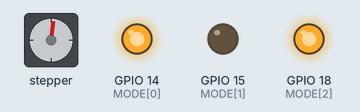
Simulated run of this program. Board: Raspberry Pi (BCM pin numbers). On the bench: stepper motor, output pins drawn as LEDs (lit = HIGH). Pins used as bus, display or sensor lines are not drawn. At 4.5 s the program stops and its outputs stay as they are.

Above: at 0.15 s.
At 1.35 s:
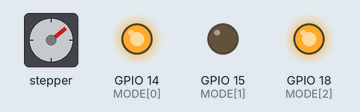
At 2.66 s:
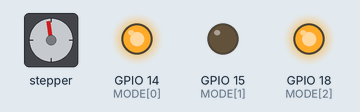
At 3.56 s:
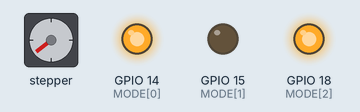
At 4.16 s:
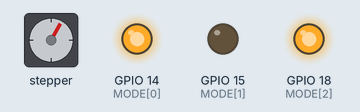
At 4.6 s:
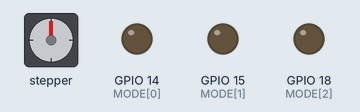
Timing chart, 0 to 6.0 s (numbered marks = the images above):
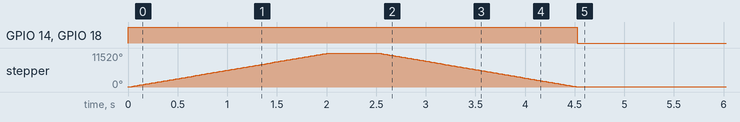

The program:

nema_rasp_using_TimerSleep_.py
```python
from time import sleep
import RPi.GPIO as GPIO

# Setting up GPIO pins for direction and step
DIR = 20   # Pin arah gerakan
STEP = 21  # Pin langkah

# Defining clockwise and counterclockwise rotation
CW = 1     # Putaran searah jarum jam
CCW = 0    # Putaran berlawanan arah jarum jam

# Steps per Revolution (360 / 7.5)
SPR = 48   # Langkah per Putaran

GPIO.setmode(GPIO.BCM)
GPIO.setup(DIR, GPIO.OUT)
GPIO.setup(STEP, GPIO.OUT)
GPIO.output(DIR, CW)

# Setting up microstep resolution GPIO pins
MODE = (14, 15, 18)   # Pin GPIO Resolusi Mikro
GPIO.setup(MODE, GPIO.OUT)
RESOLUTION = {'Full': (0, 0, 0),
              'Half': (1, 0, 0),
              '1/4': (0, 1, 0),
              '1/8': (1, 1, 0),
              '1/16': (0, 0, 1),
              '1/32': (1, 0, 1)}

# Setting microstepping resolution to 1/32
GPIO.output(MODE, RESOLUTION['1/32'])

# Calculating total steps and delay per step
step_count = SPR * 32
delay = .0208 / 32

# Rotating motor clockwise
for x in range(step_count):
    GPIO.output(STEP, GPIO.HIGH)
    sleep(delay)
    GPIO.output(STEP, GPIO.LOW)
    sleep(delay)

sleep(.5)

# Changing direction to counterclockwise
GPIO.output(DIR, CCW)

# Rotating motor counterclockwise
for x in range(step_count):
    GPIO.output(STEP, GPIO.HIGH)
    sleep(delay)
    GPIO.output(STEP, GPIO.LOW)
    sleep(delay)

# Cleaning up GPIO
GPIO.cleanup()
```

Measured:
- by itself, GPIO 14 (MODE[0]), GPIO 18 (MODE[2]): LOW → HIGH at 0.00 s, → LOW 4.5 s later
- by itself, stepper: turns 11520° clockwise in 2.0 s, then 11452° counter-clockwise in 2.0 s
